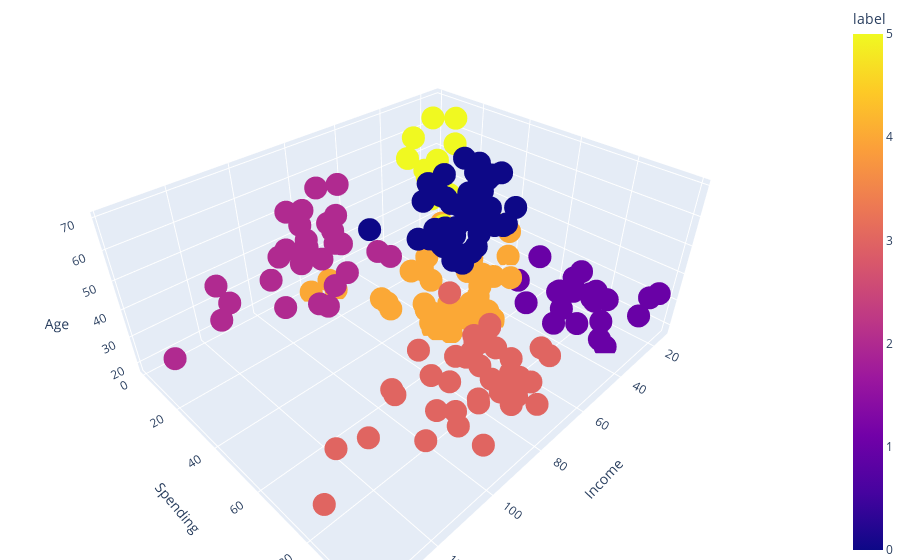

Notebook source saved alongside this figure:
### Code cell
# copy the dataframe so that if I want to rerun the code above, the original dataframe won't have the label column
final_df = customer_df2.copy()

final_df['label'] = labels

# plot the 3D scatterplot
fig = px.scatter_3d(final_df, 'Income', 'Spending', 'Age', 'label')
fig.update_layout(margin=dict(l=0, r=0, b=0, t=0))
fig.show()

### Figure 1 — Plotly figure (JSON) as saved in the notebook; plotly's stock layout.template omitted (floating-point values rounded to 4 significant figures; data arrays with more than 128 entries replaced by an {"elided": "..."} marker saying what was removed)
{"data": [{"hovertemplate": "Income=%{x}<br>Spending=%{y}<br>Age=%{z}<br>label=%{marker.color}<extra></extra>", "legendgroup": "", "marker": {"color": {"elided": "200 int values"}, "coloraxis": "coloraxis", "symbol": "circle"}, "mode": "markers", "name": "", "scene": "scene", "showlegend": false, "type": "scatter3d", "x": {"elided": "200 int values"}, "y": {"elided": "200 int values"}, "z": {"elided": "200 int values"}}], "layout": {"coloraxis": {"colorbar": {"title": {"text": "label"}}, "colorscale": [[0, "#0d0887"], [0.1111, "#46039f"], [0.2222, "#7201a8"], [0.3333, "#9c179e"], [0.4444, "#bd3786"], [0.5556, "#d8576b"], [0.6667, "#ed7953"], [0.7778, "#fb9f3a"], [0.8889, "#fdca26"], [1, "#f0f921"]]}, "legend": {"tracegroupgap": 0}, "margin": {"b": 0, "l": 0, "r": 0, "t": 0}, "scene": {"domain": {"x": [0, 1], "y": [0, 1]}, "xaxis": {"title": {"text": "Income"}}, "yaxis": {"title": {"text": "Spending"}}, "zaxis": {"title": {"text": "Age"}}}}}
